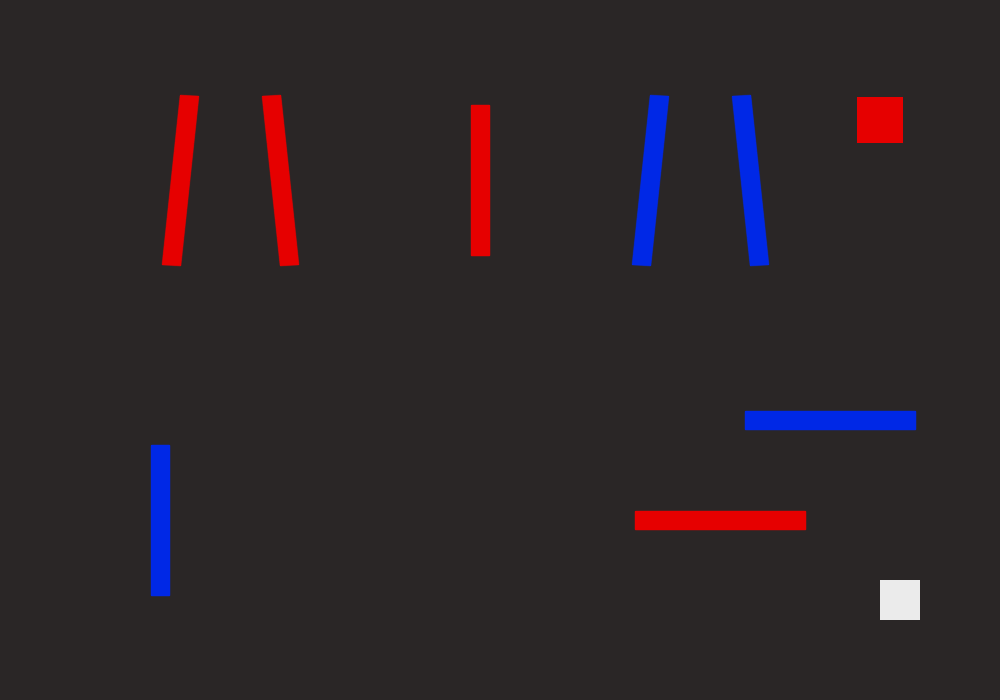
//> input picture lessons/opencv/素材/synth_bars.png, 1000 x 700 px
$ ./4.5-bars   (built with g++ and OpenCV 4)
//> lines starting //> are read from the running program, lines starting //| are printed output that depends on the picture; after the words box and inside, x2 and y2 are one past the last pixel; in counts of white or black regions, pixels touching at a corner belong together
#include <algorithm>
#include <iostream>
#include <string>
#include <vector>

#include <opencv2/core.hpp>
#include <opencv2/imgproc.hpp>
#include <opencv2/imgcodecs.hpp>

namespace {

void place(cv::Mat& panel, const cv::Mat& image, int x, int y, int width,
           int height, const std::string& label) {
    const int label_height = 28;
    cv::rectangle(panel, cv::Rect(x, y, width, label_height),
                  cv::Scalar(245, 245, 245), cv::FILLED);
    cv::putText(panel, label, cv::Point(x + 8, y + 20),
                cv::FONT_HERSHEY_SIMPLEX, 0.55, cv::Scalar(30, 30, 30), 1,
                cv::LINE_AA);

    const int inner_width = width - 16;
    const int inner_height = height - label_height - 16;
    const double scale = std::min(static_cast<double>(inner_width) / image.cols,
                                  static_cast<double>(inner_height) / image.rows);
    const int shown_width = std::max(1, cvRound(image.cols * scale));
    const int shown_height = std::max(1, cvRound(image.rows * scale));
    cv::Mat shown;
    cv::resize(image, shown, cv::Size(shown_width, shown_height), 0, 0,
               cv::INTER_AREA);
    const int left = x + (width - shown_width) / 2;
    const int top = y + label_height + (inner_height - shown_height) / 2 + 8;
    shown.copyTo(panel(cv::Rect(left, top, shown_width, shown_height)));
}

int componentCount(const cv::Mat& mask) {
    cv::Mat labels;
    cv::Mat stats;
    cv::Mat centroids;
    const int total = cv::connectedComponentsWithStats(
        mask, labels, stats, centroids, 8, CV_32S);
    int count = 0;
    for (int i = 1; i < total; ++i) {
        if (stats.at<int>(i, cv::CC_STAT_AREA) >= 50) {
            ++count;
        }
    }
    return count;
}

cv::Mat redMask(const cv::Mat& hsv) {
    cv::Mat low;
    cv::inRange(hsv, cv::Scalar(0, 80, 80), cv::Scalar(10, 255, 255), low);
    cv::Mat high;
    cv::inRange(hsv, cv::Scalar(170, 80, 80), cv::Scalar(179, 255, 255),
                high);
    cv::Mat mask;
    cv::bitwise_or(low, high, mask);
    return mask;
}

cv::Mat blueMask(const cv::Mat& hsv) {
    cv::Mat mask;
    cv::inRange(hsv, cv::Scalar(100, 80, 80), cv::Scalar(130, 255, 255),
                mask);
    return mask;
}

cv::Mat colorDifference(const cv::Mat& image, bool red_minus_blue) {
    std::vector<cv::Mat> channels;
    cv::split(image, channels);
    cv::Mat diff;
    if (red_minus_blue) {
        cv::subtract(channels[2], channels[0], diff, cv::noArray(), CV_16S);
    } else {
        cv::subtract(channels[0], channels[2], diff, cv::noArray(), CV_16S);
    }
    cv::Mat mask;
    cv::compare(diff, 80, mask, cv::CMP_GT);
    return mask;
}

cv::Mat verticalOpen(const cv::Mat& mask) {
    cv::Mat opened;
    cv::morphologyEx(mask, opened, cv::MORPH_OPEN,
                     cv::getStructuringElement(cv::MORPH_RECT,
                                               cv::Size(5, 25)));
    return opened;
}

cv::Mat keepBars(const cv::Mat& mask) {
    std::vector<std::vector<cv::Point>> contours;
    cv::findContours(mask.clone(), contours, cv::RETR_EXTERNAL,
                     cv::CHAIN_APPROX_SIMPLE);
    cv::Mat kept = cv::Mat::zeros(mask.size(), CV_8UC1);
    for (const std::vector<cv::Point>& contour : contours) {
        const double area = cv::contourArea(contour);
        const cv::Rect box = cv::boundingRect(contour);
        const double aspect = static_cast<double>(
            std::max(box.width, box.height)) / std::min(box.width, box.height);
        if (area >= 800.0 && aspect >= 2.0) {
            cv::drawContours(kept, std::vector<std::vector<cv::Point>>{contour},
                             -1, cv::Scalar(255), cv::FILLED);
        }
    }
    return kept;
}

int countBars(const cv::Mat& mask) {
    std::vector<std::vector<cv::Point>> contours;
    cv::findContours(mask.clone(), contours, cv::RETR_EXTERNAL,
                     cv::CHAIN_APPROX_SIMPLE);
    return static_cast<int>(contours.size());
}

}  // namespace

int main() {
    cv::Mat image = cv::imread("../素材/synth_bars.png", cv::IMREAD_COLOR);
//> image is the input picture: 700 rows x 1000 cols, CV_8UC3; mean B, G, R 41.2, 37.7, 45.7
    if (image.empty()) {
        std::cout << "无法读取素材" << '\n';
        return 1;
    }

    cv::Mat hsv;
    cv::cvtColor(image, hsv, cv::COLOR_BGR2HSV);
//> hsv: 700 rows x 1000 cols, CV_8UC3; mean H, S, V 2.3, 33.5, 49.9

    cv::Mat gray_mask;
    cv::inRange(hsv, cv::Scalar(0, 0, 200), cv::Scalar(179, 255, 255),
                gray_mask);
//> gray_mask: 700 rows x 1000 cols, CV_8UC1; 4.1% white; 10 white regions, largest, box (x1, y1, x2, y2) and area: (745, 411, 916, 430) 3249, (635, 511, 806, 530) 3249, (162, 95, 199, 266) 3177
    const cv::Mat red = redMask(hsv);
    const cv::Mat blue = blueMask(hsv);
    const cv::Mat red_diff = colorDifference(image, true);
    const cv::Mat blue_diff = colorDifference(image, false);

    std::cout << "gray V>=200: objects=" << componentCount(gray_mask) << '\n';
//> in componentCount, `const int total = cv::connectedComponentsWithStats( mask, labels, stat..`: stats = [[0, 0, 1000, 700, 671360], [162, 95, 37, 171, 3177], [262, 95, 37, 171, 3177], [632, 95, 37, 171, 3167], [732, 95, 37, 171, 3167], [857, 97, 46, 46, 2116], [471, 105, 19, 151, 2869], [745, 411, 171, 19, 3249], [151, 445, 19, 151, 2869], [635, 511, 171, 19, 3249], [880, 580, 40, 40, 1600]]; centroids = [[496.9, 351.7], [180, 180], [280, 180], [650, 180], [750, 180], [879.5, 119.5], [480, 180], [830, 420], [160, 520], [720, 520], [899.5, 599.5]]; total = 11
//> the loop in componentCount, `for (int i = 1; i < total; ++i)` made 10 passes
//> after the loop in componentCount, `for (int i = 1; i < total; ++i)`: count = 10
//| gray V>=200: objects=10
    std::cout << "R-B>80: objects=" << componentCount(red_diff) << '\n';
//> the loop in componentCount (call 2), `for (int i = 1; i < total; ++i)` made 5 passes
//| R-B>80: objects=5
    std::cout << "B-R>80: objects=" << componentCount(blue_diff) << '\n';
//> in componentCount (call 3), `const int total = cv::connectedComponentsWithStats( mask, labels, stat..`:
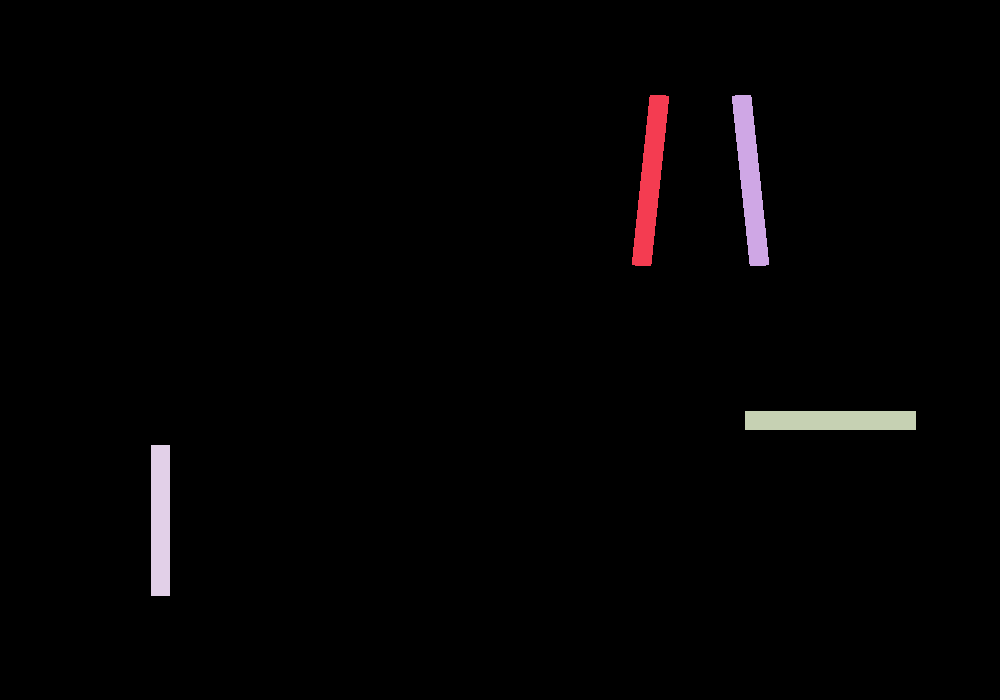
//> labels: 700 rows x 1000 cols, CV_32SC1; 5 distinct labels, from 0 to 4; one colour per label, 0 black
//> in componentCount (call 3), `const int total = cv::connectedComponentsWithStats( mask, labels, stat..`: stats = [[0, 0, 1000, 700, 687128], [632, 95, 37, 171, 3377], [732, 95, 37, 171, 3377], [745, 411, 171, 19, 3249], [151, 445, 19, 151, 2869]]; centroids = [[497.4, 350.1], [650, 180], [750, 180], [830, 420], [160, 520]]; total = 5
//> the loop in componentCount (call 3), `for (int i = 1; i < total; ++i)` made 4 passes
//> after the loop in componentCount (call 3), `for (int i = 1; i < total; ++i)`: count = 4
//| B-R>80: objects=4
    std::cout << "red HSV: objects=" << componentCount(red) << '\n';
//> in componentCount (call 4), `const int total = cv::connectedComponentsWithStats( mask, labels, stat..`:
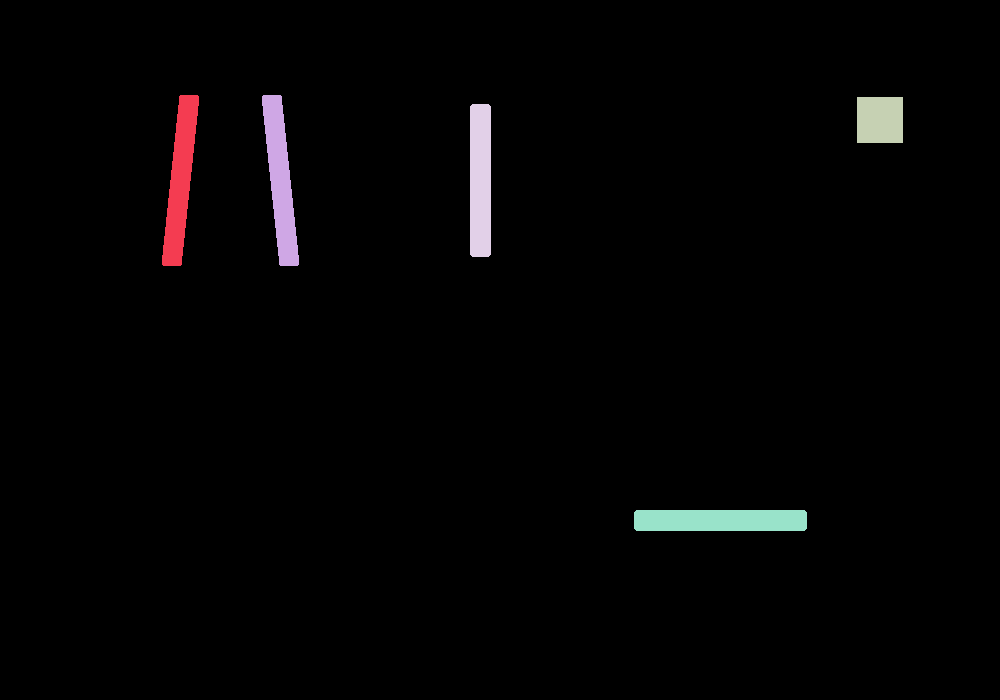
//> labels: 700 rows x 1000 cols, CV_32SC1; 6 distinct labels, from 0 to 5; one colour per label, 0 black
//> in componentCount (call 4), `const int total = cv::connectedComponentsWithStats( mask, labels, stat..`: stats = [[0, 0, 1000, 700, 684176], [162, 95, 37, 171, 3443], [262, 95, 37, 171, 3443], [857, 97, 46, 46, 2116], [470, 104, 21, 153, 3201], [634, 510, 173, 21, 3621]]; centroids = [[500, 351.8], [180, 180], [280, 180], [879.5, 119.5], [480, 180], [720, 520]]; total = 6
//> the loop in componentCount (call 4), `for (int i = 1; i < total; ++i)` made 5 passes
//> after the loop in componentCount (call 4), `for (int i = 1; i < total; ++i)`: count = 5
//| red HSV: objects=5
    std::cout << "blue HSV: objects=" << componentCount(blue) << '\n';
//> in componentCount (call 5), `const int total = cv::connectedComponentsWithStats( mask, labels, stat..`:
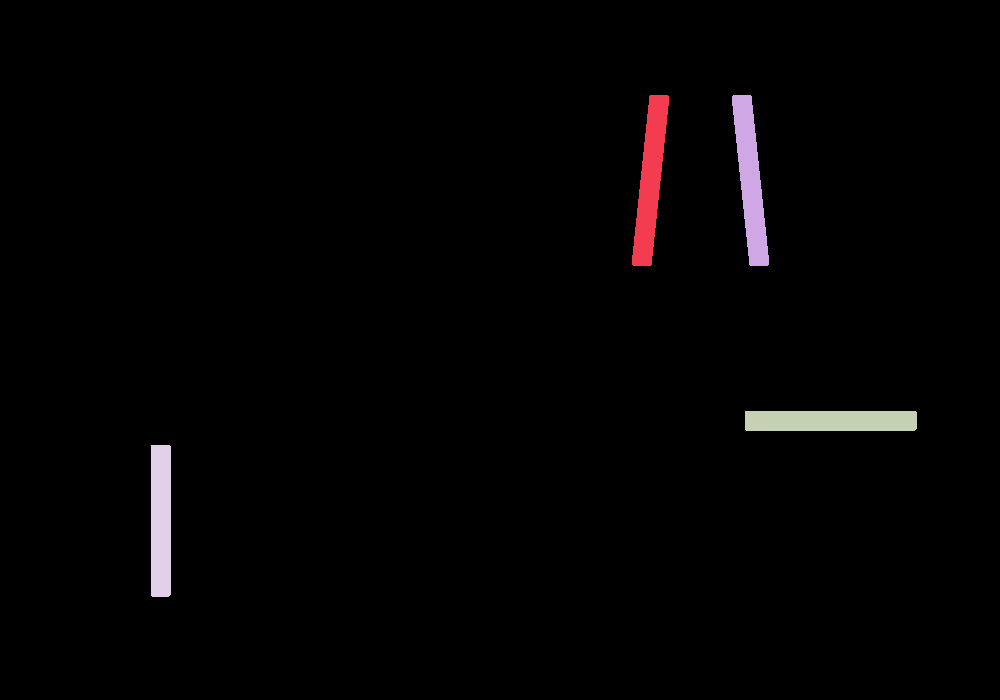
//> labels: 700 rows x 1000 cols, CV_32SC1; 5 distinct labels, from 0 to 4; one colour per label, 0 black
//> in componentCount (call 5), `const int total = cv::connectedComponentsWithStats( mask, labels, stat..`: stats = [[0, 0, 1000, 700, 686664], [632, 95, 37, 171, 3433], [732, 95, 37, 171, 3433], [745, 411, 172, 20, 3435], [151, 445, 20, 152, 3035]]; centroids = [[497.3, 350.1], [650, 180], [750, 180], [830.4, 420.5], [160.5, 520.4]]; total = 5
//> the loop in componentCount (call 5), `for (int i = 1; i < total; ++i)` made 4 passes
//> after the loop in componentCount (call 5), `for (int i = 1; i < total; ++i)`: count = 4
//| blue HSV: objects=4

    const cv::Mat red_bars_mask = keepBars(verticalOpen(red));
//> in keepBars, `cv::findContours(mask.clone(), contours, cv::RETR_EXTERNAL, cv::CHAIN_..`: contours = 4 contours; box (x1, y1, x2, y2) and area: (264, 95, 297, 266) 3194, (164, 95, 197, 266) 3194, (470, 104, 491, 257) 3032, (857, 97, 903, 143) 2025
//> the loop in keepBars, `for (const std::vector<cv::Point>& contour : contours)` made 4 passes
//> (area, box, aspect) on passes 1 to 4: (3032, Rect(470, 104, 21, 153), 7.29), (2025, Rect(857, 97, 46, 46), 1), (3194, Rect(264, 95, 33, 171), 5.18), (3194, Rect(164, 95, 33, 171), 5.18)
    const cv::Mat blue_bars_mask = keepBars(verticalOpen(blue));
//> in verticalOpen (call 2), `cv::morphologyEx(mask, opened, cv::MORPH_OPEN, cv::getStructuringEleme..`:
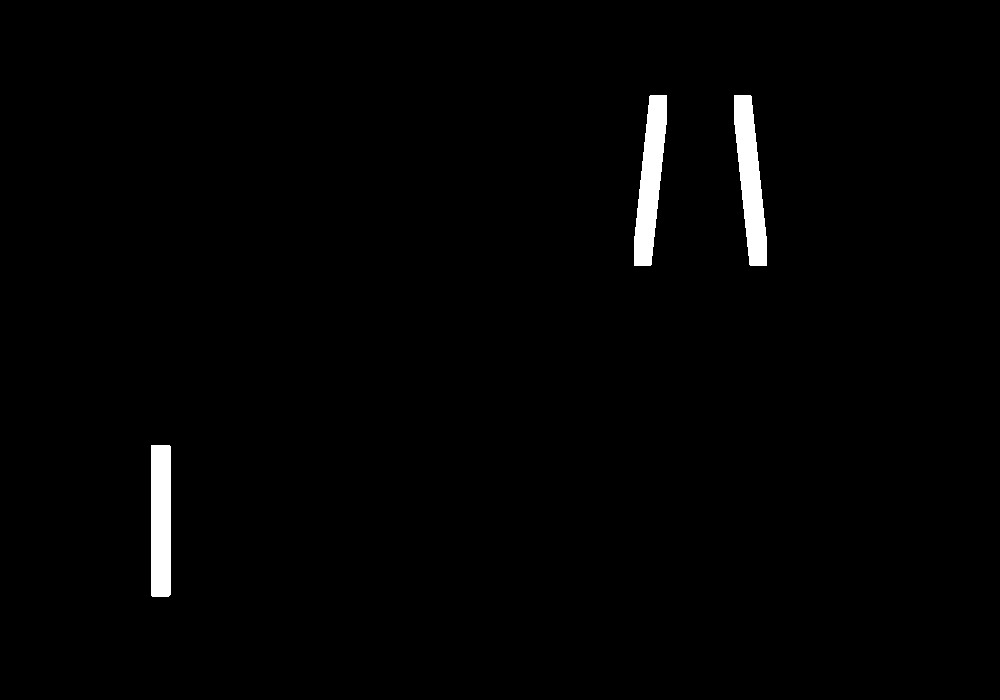
//> opened: 700 rows x 1000 cols, CV_8UC1; 1.4% white; 3 white regions
//> in keepBars (call 2), `cv::findContours(mask.clone(), contours, cv::RETR_EXTERNAL, cv::CHAIN_..`: contours = 3 contours; box (x1, y1, x2, y2) and area: (734, 95, 767, 266) 3186, (634, 95, 667, 266) 3186, (151, 445, 171, 597) 2866
//> the loop in keepBars (call 2), `for (const std::vector<cv::Point>& contour : contours)` made 3 passes
//> (area, box, aspect) on passes 1 to 3: (2866, Rect(151, 445, 20, 152), 7.6), (3186, Rect(734, 95, 33, 171), 5.18), (3186, Rect(634, 95, 33, 171), 5.18)
    const int red_bars = countBars(red_bars_mask);
//> in countBars, `cv::findContours(mask.clone(), contours, cv::RETR_EXTERNAL, cv::CHAIN_..`: contours = 3 contours; box (x1, y1, x2, y2) and area: (264, 95, 297, 266) 3194, (164, 95, 197, 266) 3194, (470, 104, 491, 257) 3032
//> red_bars = 3
    const int blue_bars = countBars(blue_bars_mask);
//> in countBars (call 2), `cv::findContours(mask.clone(), contours, cv::RETR_EXTERNAL, cv::CHAIN_..`: contours = 3 contours; box (x1, y1, x2, y2) and area: (734, 95, 767, 266) 3186, (634, 95, 667, 266) 3186, (151, 445, 171, 597) 2866
//> blue_bars = 3
    std::cout << "red bars=" << red_bars << '\n';
//| red bars=3
    std::cout << "blue bars=" << blue_bars << '\n';
//| blue bars=3

    cv::Mat annotated = image.clone();
    std::vector<std::vector<cv::Point>> contours;
    cv::findContours(red_bars_mask.clone(), contours, cv::RETR_EXTERNAL,
                     cv::CHAIN_APPROX_SIMPLE);
//> contours = 3 contours; box (x1, y1, x2, y2) and area: (264, 95, 297, 266) 3194, (164, 95, 197, 266) 3194, (470, 104, 491, 257) 3032
    for (const std::vector<cv::Point>& contour : contours) {
        cv::rectangle(annotated, cv::boundingRect(contour),
                      cv::Scalar(0, 255, 0), 2);
    }
//> this loop made 3 passes
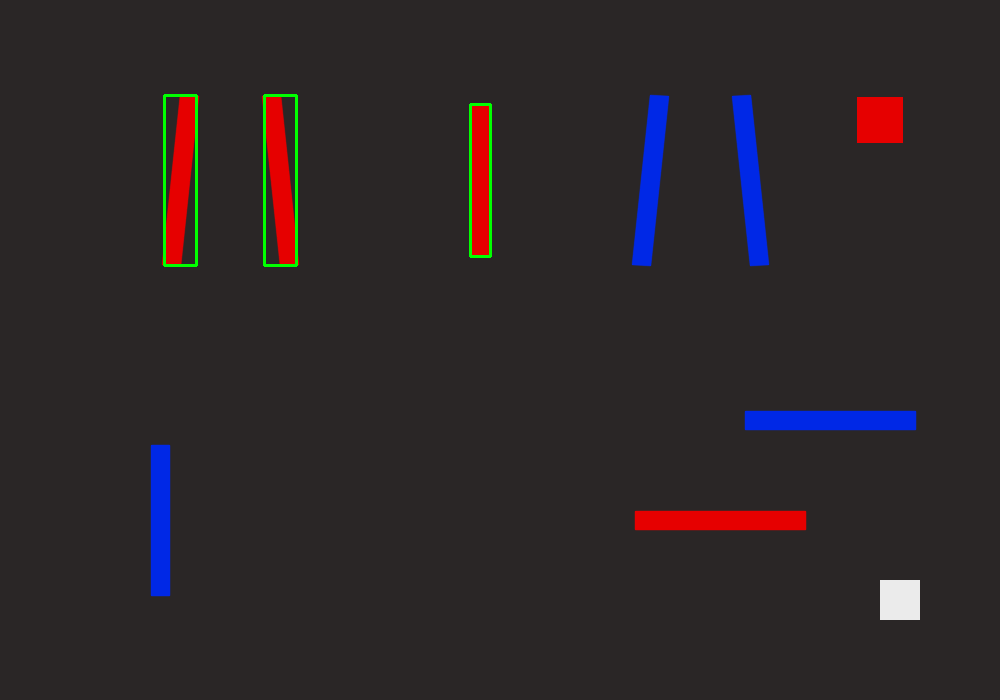
//> annotated: 700 rows x 1000 cols, CV_8UC3; 0.49% of pixels changed, all inside (x1, y1, x2, y2) = (163, 94, 492, 267)
    cv::findContours(blue_bars_mask.clone(), contours, cv::RETR_EXTERNAL,
                     cv::CHAIN_APPROX_SIMPLE);
//> contours = 3 contours; box (x1, y1, x2, y2) and area: (734, 95, 767, 266) 3186, (634, 95, 667, 266) 3186, (151, 445, 171, 597) 2866
    for (const std::vector<cv::Point>& contour : contours) {
        cv::rectangle(annotated, cv::boundingRect(contour),
                      cv::Scalar(0, 255, 0), 2);
    }
//> annotated: 700 rows x 1000 cols, CV_8UC3; 0.49% of pixels changed, all inside (x1, y1, x2, y2) = (150, 94, 768, 598)
    cv::putText(annotated, "red=" + std::to_string(red_bars) +
                                " blue=" + std::to_string(blue_bars),
                cv::Point(20, 42), cv::FONT_HERSHEY_SIMPLEX, 0.9,
                cv::Scalar(0, 255, 0), 2, cv::LINE_AA);
//> annotated: 700 rows x 1000 cols, CV_8UC3; mean B, G, R 40.5, 40.3, 45

    cv::Mat red_color;
    cv::cvtColor(red_bars_mask, red_color, cv::COLOR_GRAY2BGR);
//> red_color: 700 rows x 1000 cols, CV_8UC3; 1.4% white; 3 white regions, box (x1, y1, x2, y2) and area: (164, 95, 197, 266) 3381, (264, 95, 297, 266) 3381, (470, 104, 491, 257) 3201
    cv::Mat blue_color;
    cv::cvtColor(blue_bars_mask, blue_color, cv::COLOR_GRAY2BGR);
//> blue_color: 700 rows x 1000 cols, CV_8UC3; 1.4% white; 3 white regions, box (x1, y1, x2, y2) and area: (634, 95, 667, 266) 3373, (734, 95, 767, 266) 3373, (151, 445, 171, 597) 3035

    const int cell_width = 500;
    const int cell_height = 400;
    cv::Mat panel(2 * cell_height, 2 * cell_width, CV_8UC3,
                  cv::Scalar(255, 255, 255));
    place(panel, image, 0, 0, cell_width, cell_height, "original");
    place(panel, annotated, cell_width, 0, cell_width, cell_height,
          "bars: red=3 blue=3");
    place(panel, red_color, 0, cell_height, cell_width, cell_height,
          "red bars mask");
    place(panel, blue_color, cell_width, cell_height, cell_width, cell_height,
          "blue bars mask");
//> call 4 of place, with x = 500, y = 400, width = 500, height = 400, label = "blue bars mask"
//> in place (call 4), `shown.copyTo(panel(cv::Rect(left, top, shown_width, shown_height)));`:
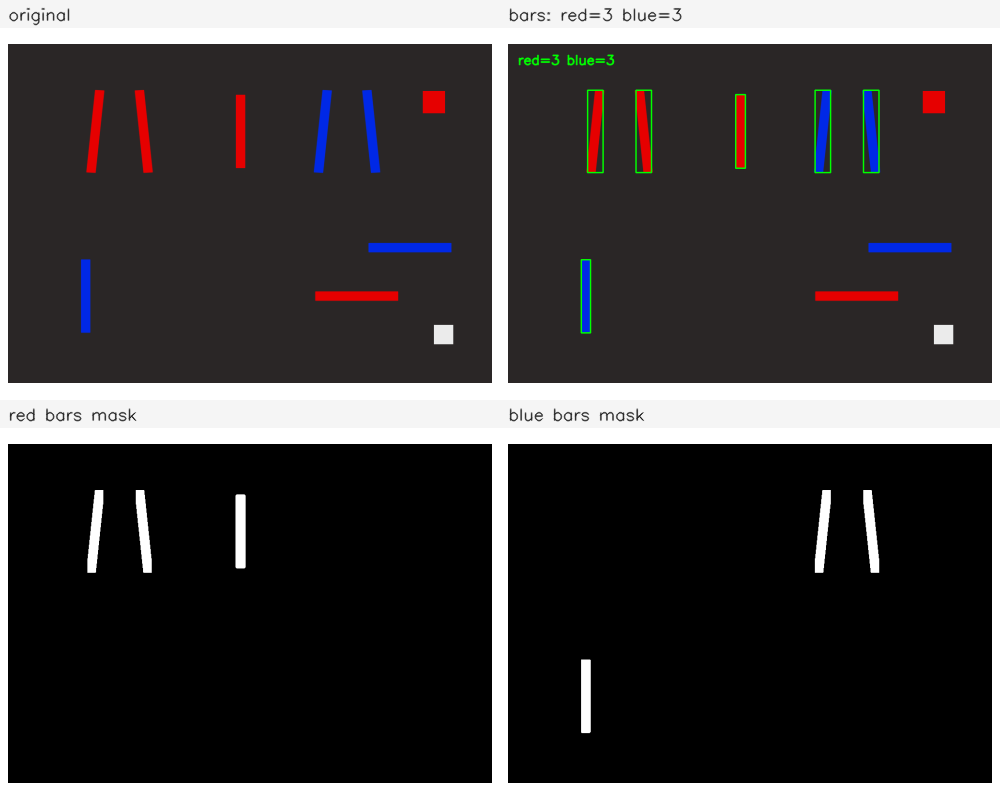
//> panel: 800 rows x 1000 cols, CV_8UC3; mean B, G, R 63, 62.2, 64.8

    const bool saved = cv::imwrite("out_bars.png", panel);
    std::cout << "saved out_bars.png: " << (saved ? "yes" : "no") << '\n';
//| saved out_bars.png: yes
    return 0;
}
